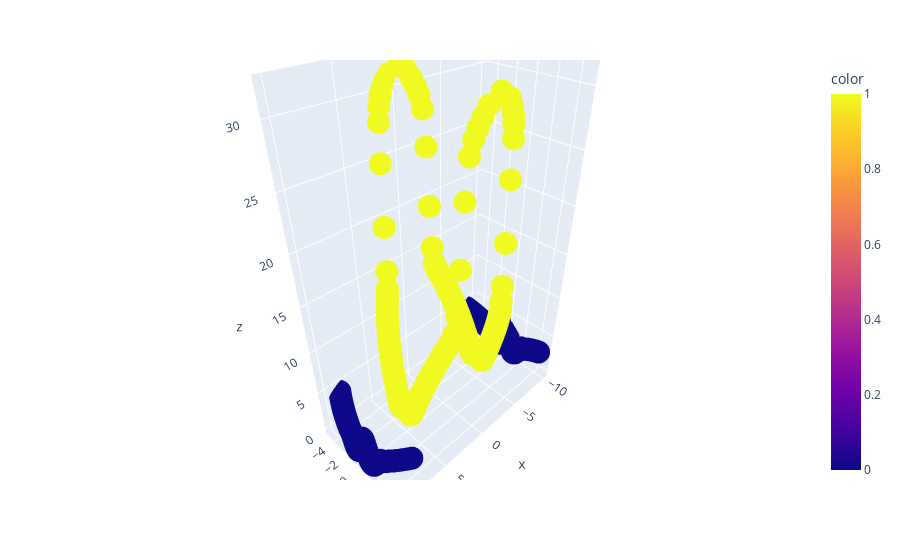

Source (notebook cell):
### Code cell
fig = px.scatter_3d(x=X[:, 0], y=X[:, 1], z=K_sigmoid.sum(1),
              color=y)
fig.show()

### Figure 1 — Plotly figure (JSON) as saved in the notebook; plotly's stock layout.template omitted (floating-point values rounded to 4 significant figures; data arrays with more than 128 entries replaced by an {"elided": "..."} marker saying what was removed)
{"data": [{"hovertemplate": "x=%{x}<br>y=%{y}<br>z=%{z}<br>color=%{marker.color}<extra></extra>", "legendgroup": "", "marker": {"color": {"elided": "400 int values"}, "coloraxis": "coloraxis", "symbol": "circle"}, "mode": "markers", "name": "", "scene": "scene", "showlegend": false, "type": "scatter3d", "x": {"elided": "400 float values"}, "y": {"elided": "400 float values"}, "z": {"elided": "400 float values"}}], "layout": {"coloraxis": {"colorbar": {"title": {"text": "color"}}, "colorscale": [[0, "#0d0887"], [0.1111, "#46039f"], [0.2222, "#7201a8"], [0.3333, "#9c179e"], [0.4444, "#bd3786"], [0.5556, "#d8576b"], [0.6667, "#ed7953"], [0.7778, "#fb9f3a"], [0.8889, "#fdca26"], [1, "#f0f921"]]}, "legend": {"tracegroupgap": 0}, "margin": {"t": 60}, "scene": {"domain": {"x": [0, 1], "y": [0, 1]}, "xaxis": {"title": {"text": "x"}}, "yaxis": {"title": {"text": "y"}}, "zaxis": {"title": {"text": "z"}}}}}
